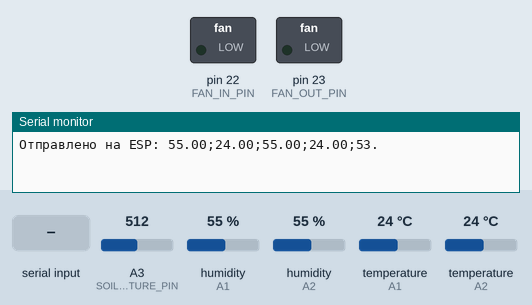
A sketch run on a simulated Arduino Mega 2560, built with avr-gcc and run on an emulated ATmega2560. Parts: switched loads named in the sketch (green lamp = pin HIGH), the last lines printed to the serial monitor. The test bench sets the inputs (shaded band); at power-on: A3 (SOIL_MOISTURE_PIN) = 512, humidity (sensors on A1, A2) 55 %, temperature (sensors on A1, A2) 24 °C.

Above: at 1.2 s.
1.3 s: "FAN_IN_ON\n" received over the second serial link
At 2.5 s:
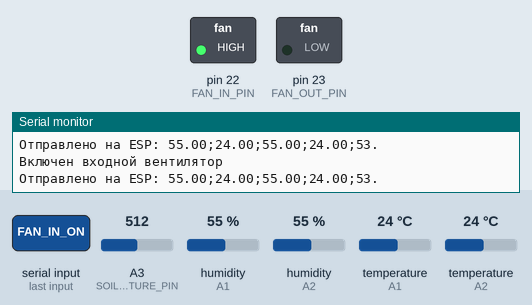
2.8 s: "FAN_OUT_ON\n" received over the second serial link
At 3.7 s:
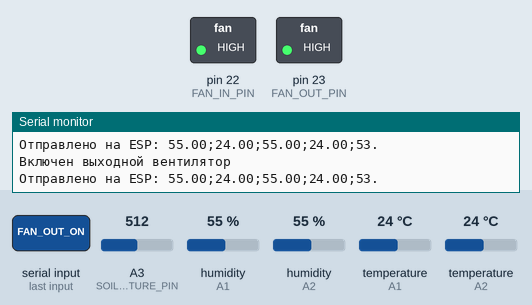
4.3 s: "FAN_IN_OFF\n" received over the second serial link
At 4.9 s:
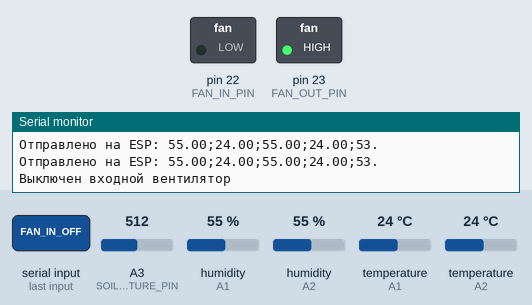
Timing chart, 0 to 7.3 s (numbered marks = the images above; inputs shaded):
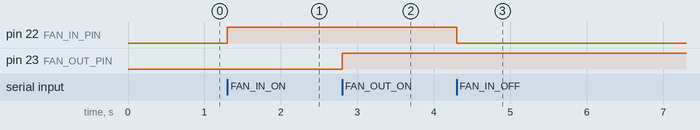

Measured:
- after the input at 1.3 s, pin 22 (FAN_IN_PIN): LOW → HIGH at once
- after the input at 2.8 s, pin 23 (FAN_OUT_PIN): LOW → HIGH at once
- after the input at 4.3 s, pin 22 (FAN_IN_PIN): HIGH → LOW at once

The sketch:

Mega.ino
```cpp
#include <DHT.h>

#define DHTPIN_INSIDE A1  // Датчик внутри гроубокса
#define DHTPIN_OUTSIDE A2 // Датчик снаружи
#define DHTTYPE DHT11

#define SOIL_MOISTURE_PIN A3 // Датчик влажности почвы
#define FAN_IN_PIN 22         // Входной вентилятор
#define FAN_OUT_PIN 23        // Выходной вентилятор

DHT dhtInside(DHTPIN_INSIDE, DHTTYPE);
DHT dhtOutside(DHTPIN_OUTSIDE, DHTTYPE);

float humidityIn = 0, temperatureIn = 0;
float humidityOut = 0, temperatureOut = 0;
int soilMoisture = 0;

String incomingCommand = ""; // Для команд от ESP
unsigned long previousMillis = 0;
const unsigned long interval = 1000;

void setup() {
  Serial3.begin(115200); // Для связи с ESP8266
  Serial.begin(9600);    // Для отладки

  dhtInside.begin();
  dhtOutside.begin();

  pinMode(FAN_IN_PIN, OUTPUT);
  pinMode(FAN_OUT_PIN, OUTPUT);
  digitalWrite(FAN_IN_PIN, LOW);
  digitalWrite(FAN_OUT_PIN, LOW);
}

void loop() {
  unsigned long currentMillis = millis();
  if (currentMillis - previousMillis >= interval) {
    previousMillis = currentMillis;

    // Считываем данные с датчиков
    readSensors();

    // Отправляем данные на ESP
    sendDataToESP();
  }

  // Читаем команды от ESP
  if (Serial3.available()) {
    incomingCommand = Serial3.readStringUntil('\n');
    handleCommand(incomingCommand);
  }
}

void readSensors() {
  humidityIn = dhtInside.readHumidity();
  temperatureIn = dhtInside.readTemperature();
  humidityOut = dhtOutside.readHumidity();
  temperatureOut = dhtOutside.readTemperature();

  int soilMoistureRaw = analogRead(SOIL_MOISTURE_PIN);
  soilMoisture = map(soilMoistureRaw, 300, 700, 0, 100);
  soilMoisture = constrain(soilMoisture, 0, 100);
}

void sendDataToESP() {
  String data = String(humidityIn) + ";" + String(temperatureIn) + ";" +
                String(humidityOut) + ";" + String(temperatureOut) + ";" +
                String(soilMoisture) + ".";
  Serial3.println(data);
  Serial.println("Отправлено на ESP: " + data);
}

void handleCommand(String command) {
  if (command == "FAN_IN_ON") {
    digitalWrite(FAN_IN_PIN, HIGH);
    Serial.println("Включен входной вентилятор");
  } else if (command == "FAN_IN_OFF") {
    digitalWrite(FAN_IN_PIN, LOW);
    Serial.println("Выключен входной вентилятор");
  } else if (command == "FAN_OUT_ON") {
    digitalWrite(FAN_OUT_PIN, HIGH);
    Serial.println("Включен выходной вентилятор");
  } else if (command == "FAN_OUT_OFF") {
    digitalWrite(FAN_OUT_PIN, LOW);
    Serial.println("Выключен выходной вентилятор");
  }
}
```
